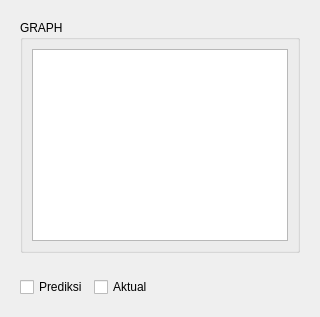
                     <widget class="QWidget" name="Resume_graph_ANN">
                      <attribute name="title">
                       <string>ANN</string>
                      </attribute>
                      <layout class="QVBoxLayout" name="verticalLayout_8">
                       <item>
                        <widget class="QWidget" name="widget_5" native="true">
                         <property name="sizePolicy">
                          <sizepolicy hsizetype="Expanding" vsizetype="Expanding">
                           <horstretch>0</horstretch>
                           <verstretch>0</verstretch>
                          </sizepolicy>
                         </property>
                         <layout class="QHBoxLayout" name="horizontalLayout_28">
                          <item>
                           <widget class="QGroupBox" name="groupBox_25">
                            <property name="title">
                             <string>GRAPH</string>
                            </property>
                            <layout class="QGridLayout" name="gridLayout_24">
                             <item row="0" column="0" rowspan="2">
                              <widget class="QGraphicsView" name="graphicsView_ANN"/>
                             </item>
                            </layout>
                           </widget>
                          </item>
                         </layout>
                        </widget>
                       </item>
                       <item>
                        <widget class="QWidget" name="widget_7" native="true">
                         <property name="sizePolicy">
                          <sizepolicy hsizetype="Fixed" vsizetype="Fixed">
                           <horstretch>0</horstretch>
                           <verstretch>0</verstretch>
                          </sizepolicy>
                         </property>
                         <layout class="QHBoxLayout" name="horizontalLayout_29">
                          <item>
                           <widget class="QCheckBox" name="checkBox_ann_graph_PREDIKSI">
                            <property name="text">
                             <string>Prediksi</string>
                            </property>
                           </widget>
                          </item>
                          <item>
                           <widget class="QCheckBox" name="checkBox_ann_graph_AKTUAL">
                            <property name="text">
                             <string>Aktual</string>
                            </property>
                           </widget>
                          </item>
                         </layout>
                        </widget>
                       </item>
                      </layout>
                     </widget>
